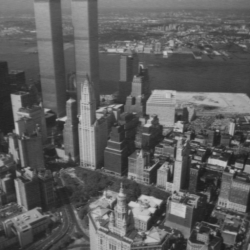
%> input picture vaja5/localFdetector/data/NewYork/im1_small.pgm, 250 x 250 px
$ octave vaja4_naloga5.m   (GNU Octave 9; MATLAB toolbox functions it lacks are replaced by stand-ins)
%> lines starting %> are read from the running program, lines starting %| are printed output that depends on the picture
%> further down, A is the input picture: size 250x250 uint8; min 27, max 203, mean 93.9
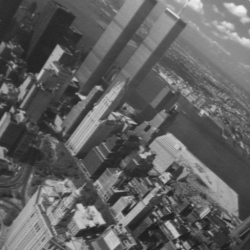
%> input picture vaja5/localFdetector/data/NewYork/im5_small.pgm, 250 x 250 px
%> further down, B is the input picture: size 250x250 uint8; min 27, max 241, mean 96.9
### vaja5/localFdetector/gaussderiv.m
function [Ix,Iy]=gaussderiv(img,sigma)
%> called with sigma = 2
    x = [round(-3.0*sigma):round(3.0*sigma)];
    img = double(img);

    Gd = double(gaussdx(x,sigma));
    G  = double(gauss(x,sigma));

    Ix = conv2(img, G', 'same');
    Ix = conv2(Ix, Gd, 'same');
    Iy = conv2(img, G, 'same');
    Iy = conv2(Iy, Gd', 'same');

### vaja5/localFdetector/harrisov_detektor.m
function [px, py] = harrisov_detektor(img, sigma, thresh )
	[Ix,Iy]=gaussderiv(img,sigma);
	ro = 1.6 * sigma; alfa = 0.06;
	x = -round(3.0*sigma):1:round(3.0*sigma) ;

	G = gauss(x,ro);
	Gd = gaussdx(x,ro);

	C11 = conv2(Ix.^2,G,'same');
	C11 = conv2(C11,G','same');

	C22 = conv2(Iy.^2,G,'same');
	C22 = conv2(C11,G','same');
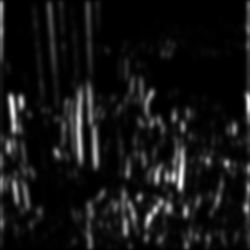
%> C22: size 250x250 double; min 0.122, max 9811.3, mean 796.1; drawn with min black and max white


	C12 = conv2(Ix.*Iy, G, 'same');
	C12 = conv2(C12, G', 'same');

	detC = sigma ^ 2 .* (C11.*C22 - C12);
	traceC = sigma ^ 2 .* (C11 + C22);
%	detC = sigma ^ 2 .* (conv2(Ix.^2, G, 'same').*conv2(Iy.^2, G, 'same') - conv2(Ix.*Iy, G, 'same').^2);
%	traceC = sigma ^ 2 .* (conv2(Ix.^2, G, 'same') + conv2(Iy.^2, G, 'same'));

	I_hess = detC - 0.06.*(traceC.^2);

	[px,py] = find(nonmaxsuppression2D(I_hess) > thresh);

### vaja5/localFdetector/nonmaxsuppression2D.m
function imgResult=nonmaxsuppression2D(imgHough)
	% extend the matrix:
	im = zeros(size(imgHough)+2);
	[rows,columns] = size(im);
%> rows = 252; columns = 252
    im(2:rows-1,2:columns-1) = imgHough;

	for i = 2:rows-1
		for j = 2:columns-1

			if im(i,j) < max([im(i-1,j-1), im(i-1,j), im(i-1,j+1), im(i,j-1),im(i,j+1),im(i+1,j-1),im(i+1,j),im(i+1,j+1)])
				im(i,j) = 0;
			end
		end
	end
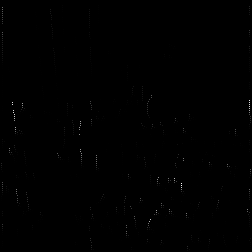
%> im: size 252x252 double; min 0, max 15563147.4, mean 24330.4; drawn with min black and max white

	imgResult = im(2:rows-1,2:columns-1);

### vaja5/localFdetector/descriptors_maglap.m
function D = descriptors_maglap(img, px, py, m, bins)
	rad = round((m-1)/2);
	[h w c]  = size(img);
	D = zeros(length(px),bins^2);
 	for i=1:length(px)
		minx = max([px(i)-rad,1]);
		maxx = min([px(i)+rad,h]);
		miny = max([py(i)-rad,1]);
		maxy = min([py(i)+rad,w]);
		imgWin = img(minx:maxx, miny:maxy, :);
		hist = histmaglap(imgWin,1.6,bins);
		D(i,:) = hist';
	end
end

### vaja5/localFdetector/gaussdx.m
function gd = gaussdx(x,sigma)
    gd = -1/(sqrt(2*pi)*sigma^3)*x.*exp(-(x.^2)/(2*sigma^2));
    gd = gd / (0.5 * sum(abs(gd)));

### vaja5/localFdetector/gauss.m
function g=gauss(x,sigma)
    g = 1/sqrt(2*pi*sigma)*exp(x.^2/(2*sigma)*-1); % <-- !!! tukaj izraˇunajte Gaussovo jedro na x
    g = g / sum(g) ; % normalizirajte, da bo vsota jedra 1

### vaja5/localFdetector/gaussderiv2.m
function [Ixx,Iyy,Ixy] = gaussderiv2(img,sigma)
    img = double(img);
    x = [round(-3.0*sigma):round(3.0*sigma)];
    Gd = double(gaussdx(x,sigma));
    G  = double(gauss(x,sigma));
    [Ix, Iy] = gaussderiv(img, sigma);
    Ixx = conv2(Ix, G', 'same');
    Ixx = conv2(Ixx, Gd, 'same');
    Iyy = conv2(Iy, G, 'same');
    Iyy = conv2(Iyy, Gd', 'same');
    Ixy = conv2(img, Gd', 'same');
    Ixy = conv2(Ixy, Gd, 'same');


### vaja5/localFdetector/histmaglap.m
function h=histmaglap(img,sigma,bins)
% Output:
% h     ... mag/lap histogram which is reshaped into a 1D vector
% --------------------------------------------------------------
% Input:
% img   ... grayscale input image
% sigma ... Gaussian filter parameter
% bins  ... number of bins per histogram channel

  % compute the first derivatives
  [imgMag imgDir] = gradmag(img,sigma);
  imgLap          = laplace(img,sigma);

  %quantize the images to "bins" number of values
  imgMag( imgMag > 100 ) = 100;
  imgMag = floor(imgMag*(bins/101))+1;

  imgLap = imgLap + 60;
  imgLap( imgLap < 0 )   = 0;
  imgLap( imgLap > 119 ) = 119;
  imgLap = floor(imgLap*(bins/120))+1;

  %define a 2D histogram  with "bins^2" number of entries
  h=zeros(bins,bins);

  %execute the loop for each pixel in the image,
  for i=1:size(img,1)
    for j=1:size(img,2)

      %increment a histogram bin which corresponds to the value
      %of pixel i,j;
      mag = imgMag(i,j);
      lap = imgLap(i,j);
      h(mag,lap) = h(mag,lap)+1;
    end
  end

  %normalize the histogram such that its integral (sum) is equal 1
  h=h/sum(sum(sum(h)));
  h = h(:) ;

### vaja5/localFdetector/gradmag.m
function [Imag, Idir] = gradmag(img,sigma)
    [Ix, Iy] = gaussderiv(img, sigma);
    Imag = sqrt(Ix.^2 + Iy.^2);
    Idir = atan2(Iy,Ix);

### vaja5/localFdetector/laplace.m
function L = laplace(img,sigma)
    [Ixx, Iyy, Ixy] = gaussderiv2(img, sigma);
    L = sigma^2 .* (Ixx + Iyy);

### vaja5/localFdetector/vaja4_naloga5.m
% b)
A = imread('data/NewYork/im1_small.pgm');
B = imread('data/NewYork/im5_small.pgm');

% [6 lines of commented-out code are left out]


[Apx,Apy] = harrisov_detektor(A, 2, 10^5);
%> in harrisov_detektor, `[px,py] = find(nonmaxsuppression2D(I_hess) > thresh);`: px = 910 values from 5 to 250; py = 910 values from 1 to 250
%> Apx = 910 values, max 250 at index 709, min 5 at index 245, mean 150.7; Apy = 910 values from 1 to 250
[Bpx,Bpy] = harrisov_detektor(B, 2, 10^5);
%> call 2 of harrisov_detektor, with sigma = 2, thresh = 100000
%> call 2 of gaussderiv, with sigma = 2
%> in gaussderiv (call 2), `Ix = conv2(Ix, Gd, 'same');`:
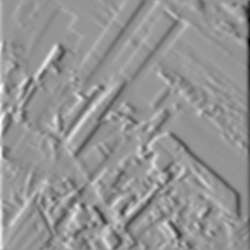
%> Ix: size 250x250 double; min -210.7, max 152.2, mean 0.2; drawn with min black and max white
%> in harrisov_detektor (call 2), `C12 = conv2(Ix.*Iy, G, 'same');`:
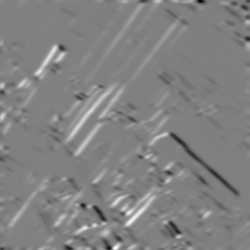
%> C12: size 250x250 double; min -8171.9, max 8088.8, mean 113.2; drawn with min black and max white
%> in harrisov_detektor (call 2), `detC = sigma ^ 2 .* (C11.*C22 - C12);`:
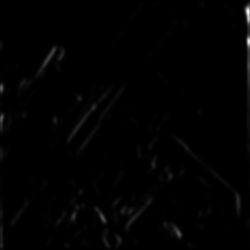
%> detC: size 250x250 double; min -675.3, max 967779932.5, mean 7881600.4; drawn with min black and max white
%> in harrisov_detektor (call 2), `[px,py] = find(nonmaxsuppression2D(I_hess) > thresh);`: px = 967 values from 4 to 250; py = 967 values from 1 to 250
%> Bpx = 967 values, max 250 at index 56, min 4 at index 658, mean 149.3; Bpy = 967 values from 1 to 250
length(Apx)
%> ans = 910
% [5 lines of commented-out code are left out]
AD = descriptors_maglap(A,Apx,Apy,41,16);
%> (the run ends here)
